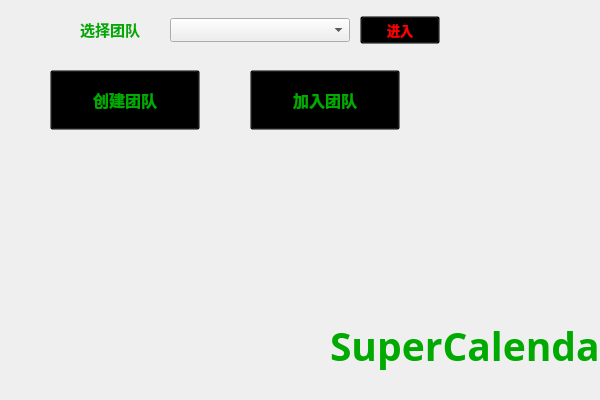
<?xml version="1.0" encoding="UTF-8"?>
<ui version="4.0">
 <class>team</class>
 <widget class="QWidget" name="team">
  <property name="geometry">
   <rect>
    <x>0</x>
    <y>0</y>
    <width>600</width>
    <height>400</height>
   </rect>
  </property>
  <property name="windowTitle">
   <string>SuperCalendar-团队</string>
  </property>
  <widget class="QWidget" name="widget" native="true">
   <property name="geometry">
    <rect>
     <x>0</x>
     <y>0</y>
     <width>600</width>
     <height>400</height>
    </rect>
   </property>
   <property name="styleSheet">
    <string notr="true">#widget{border-image: url(:/res/img13.jpg);}</string>
   </property>
   <widget class="QPushButton" name="join">
    <property name="geometry">
     <rect>
      <x>250</x>
      <y>70</y>
      <width>150</width>
      <height>60</height>
     </rect>
    </property>
    <property name="font">
     <font>
      <family>幼圆</family>
      <pointsize>12</pointsize>
      <bold>true</bold>
     </font>
    </property>
    <property name="cursor">
     <cursorShape>PointingHandCursor</cursorShape>
    </property>
    <property name="styleSheet">
     <string notr="true">background:transparent;color: rgb(0, 170, 0);</string>
    </property>
    <property name="text">
     <string>加入团队</string>
    </property>
   </widget>
   <widget class="QLabel" name="label_2">
    <property name="geometry">
     <rect>
      <x>330</x>
      <y>300</y>
      <width>271</width>
      <height>91</height>
     </rect>
    </property>
    <property name="font">
     <font>
      <family>Pristina</family>
      <pointsize>29</pointsize>
      <bold>true</bold>
     </font>
    </property>
    <property name="styleSheet">
     <string notr="true">color: rgb(0, 170, 0);</string>
    </property>
    <property name="text">
     <string>SuperCalendar</string>
    </property>
   </widget>
   <widget class="QPushButton" name="creat">
    <property name="geometry">
     <rect>
      <x>50</x>
      <y>70</y>
      <width>150</width>
      <height>60</height>
     </rect>
    </property>
    <property name="font">
     <font>
      <family>幼圆</family>
      <pointsize>12</pointsize>
      <bold>true</bold>
     </font>
    </property>
    <property name="cursor">
     <cursorShape>PointingHandCursor</cursorShape>
    </property>
    <property name="styleSheet">
     <string notr="true">background:transparent;
color: rgb(0, 170, 0);</string>
    </property>
    <property name="text">
     <string>创建团队</string>
    </property>
   </widget>
   <widget class="QLabel" name="label">
    <property name="geometry">
     <rect>
      <x>80</x>
      <y>12</y>
      <width>80</width>
      <height>35</height>
     </rect>
    </property>
    <property name="font">
     <font>
      <family>幼圆</family>
      <pointsize>11</pointsize>
      <bold>true</bold>
     </font>
    </property>
    <property name="styleSheet">
     <string notr="true">color: rgb(0, 170, 0);</string>
    </property>
    <property name="text">
     <string>选择团队</string>
    </property>
   </widget>
   <widget class="QPushButton" name="enter">
    <property name="geometry">
     <rect>
      <x>360</x>
      <y>16</y>
      <width>80</width>
      <height>28</height>
     </rect>
    </property>
    <property name="font">
     <font>
      <family>幼圆</family>
      <pointsize>10</pointsize>
      <bold>true</bold>
     </font>
    </property>
    <property name="cursor">
     <cursorShape>PointingHandCursor</cursorShape>
    </property>
    <property name="styleSheet">
     <string notr="true">color: rgb(255, 0, 0);background:transparent;</string>
    </property>
    <property name="text">
     <string>进入</string>
    </property>
   </widget>
   <widget class="QComboBox" name="comboBox">
    <property name="geometry">
     <rect>
      <x>170</x>
      <y>18</y>
      <width>180</width>
      <height>24</height>
     </rect>
    </property>
    <property name="font">
     <font>
      <family>微软雅黑</family>
      <pointsize>8</pointsize>
     </font>
    </property>
   </widget>
  </widget>
 </widget>
 <resources/>
 <connections/>
</ui>
